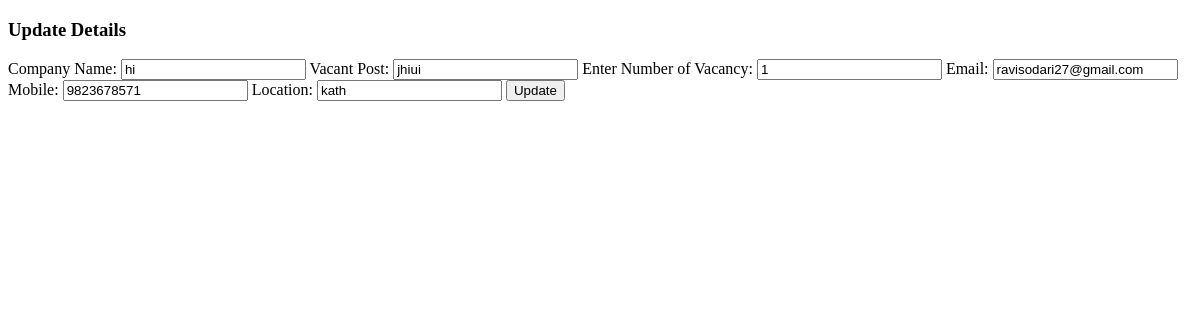
The app's page /edit/5, older data.
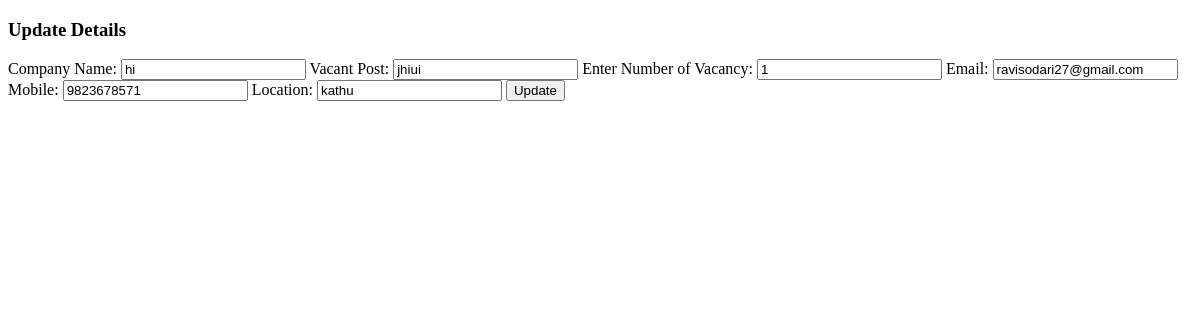
The same page, newer data.
### easyjob/models.py (models this page shows)
class Employee(models.Model):
    cCompanyName=models.CharField(max_length=100)
    cVacantPost=models.CharField(max_length=100)
    cVacancyNumber=models.IntegerField(max_length=100)
    cEmail=models.EmailField(max_length=100)
    cMobile=models.IntegerField(max_length=10)
    cLocation=models.CharField(max_length=50)
    objects = EmpManager()
    class Meta:
        db_table="Company"

### easyjob/views.py (the view)
# urls.py: path('edit/<int:id>', views.edit),
def edit(request, id):
    employee = Employee.objects.get(id=id)
    return render(request,'edit.html', {'employee':employee})

### templates/edit.html (shortened to what this page needs)
<!DOCTYPE html>
<html lang="en">
<head>
    {% load staticfiles %}
</head>
<body>
<form method="POST" class="post-form" action="/update/{{employee.id}}">
    <h3>Update Details</h3>
    <label >Company Name:</label>
        <input type="text" name="cCompanyName" value="{{ employee.cCompanyName}}"/>
    <label>Vacant Post:</label>
        <input type="text" name="cVacantPost" value="{{ employee.cVacantPost }}" />
    <label>Enter Number of Vacancy:</label>
        <input type="number" name="cVacancyNumber" value="{{ employee.cVacancyNumber }}" />
    <label >Email:</label>
        <input type="email" name="cEmail" value="{{ employee.cEmail}}" />
    <label >Mobile:</label>
        <input type="number" name="cMobile" value="{{ employee.cMobile }}" />
    <label >Location:</label>
        <input type="text" name="cLocation" value="{{ employee.cLocation }}" />
    <button type="submit">Update</button>
</form>
</body>
</html>

Row changes from the older to the newer data that the page shows:
changed Employee "hi": cLocation "kath" → "kathu"
